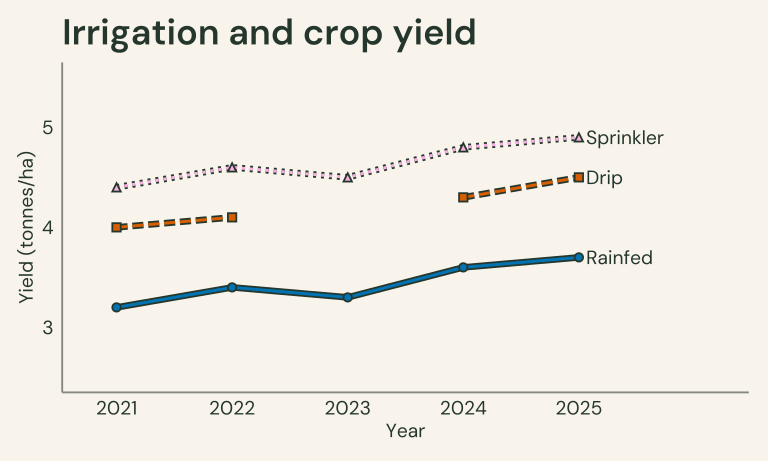

The script that drew this image:
# Illustrative trial yields, not observations from a real farming experiment.
library(plotfoundry)
library(ggplot2)
trial <- data.frame(
  year = rep(2021:2025, 3),
  yield_t_ha = c(3.2, 3.4, 3.3, 3.6, 3.7,
                 4.0, 4.1, NA, 4.3, 4.5,
                 4.4, 4.6, 4.5, 4.8, 4.9),
  irrigation = rep(c("Rainfed", "Drip", "Sprinkler"), each = 5)
)
s <- pf_theme("folio", mode = "light", profile = "reading")
p <- ggplot() +
  pf_line(trial, "year", "yield_t_ha", "irrigation", s,
          domain = c("Rainfed", "Drip", "Sprinkler")) +
  pf_theme_gg(s) +
  scale_x_continuous(breaks = 2021:2025, limits = c(2020.8, 2026.2)) +
  scale_y_continuous(limits = c(2.5, 5.5)) +
  labs(title = "Irrigation and crop yield",
       x = "Year", y = "Yield (tonnes/ha)")
pf_export(s, "r-yield", plot = p, height_inches = 4.8, dpi = 80)
